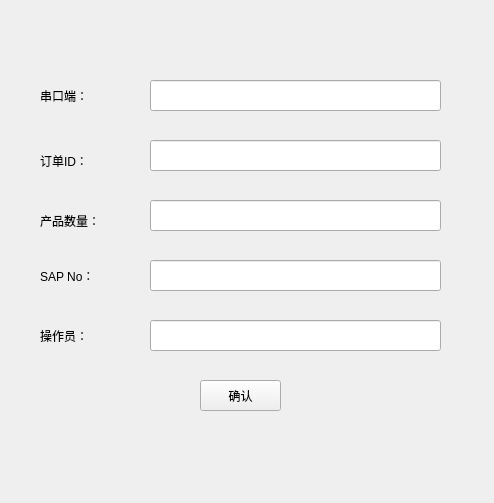
<?xml version="1.0" encoding="UTF-8"?>
<ui version="4.0">
 <class>Prodinfo</class>
 <widget class="QWidget" name="Prodinfo">
  <property name="geometry">
   <rect>
    <x>0</x>
    <y>0</y>
    <width>494</width>
    <height>503</height>
   </rect>
  </property>
  <property name="windowTitle">
   <string>Form</string>
  </property>
  <widget class="QLabel" name="label">
   <property name="geometry">
    <rect>
     <x>40</x>
     <y>140</y>
     <width>91</width>
     <height>41</height>
    </rect>
   </property>
   <property name="text">
    <string>订单ID：</string>
   </property>
  </widget>
  <widget class="QLabel" name="label_2">
   <property name="geometry">
    <rect>
     <x>40</x>
     <y>200</y>
     <width>91</width>
     <height>41</height>
    </rect>
   </property>
   <property name="text">
    <string>产品数量：</string>
   </property>
  </widget>
  <widget class="QLineEdit" name="ProductName">
   <property name="enabled">
    <bool>true</bool>
   </property>
   <property name="geometry">
    <rect>
     <x>150</x>
     <y>140</y>
     <width>291</width>
     <height>31</height>
    </rect>
   </property>
   <property name="readOnly">
    <bool>false</bool>
   </property>
  </widget>
  <widget class="QLineEdit" name="OPSsteps">
   <property name="enabled">
    <bool>true</bool>
   </property>
   <property name="geometry">
    <rect>
     <x>150</x>
     <y>200</y>
     <width>291</width>
     <height>31</height>
    </rect>
   </property>
   <property name="readOnly">
    <bool>false</bool>
   </property>
  </widget>
  <widget class="QPushButton" name="confirmBtn">
   <property name="geometry">
    <rect>
     <x>200</x>
     <y>380</y>
     <width>81</width>
     <height>31</height>
    </rect>
   </property>
   <property name="text">
    <string>确认</string>
   </property>
  </widget>
  <widget class="QLabel" name="label_3">
   <property name="geometry">
    <rect>
     <x>40</x>
     <y>260</y>
     <width>81</width>
     <height>31</height>
    </rect>
   </property>
   <property name="text">
    <string>SAP No：</string>
   </property>
  </widget>
  <widget class="QLabel" name="label_4">
   <property name="geometry">
    <rect>
     <x>40</x>
     <y>320</y>
     <width>101</width>
     <height>31</height>
    </rect>
   </property>
   <property name="text">
    <string>操作员：</string>
   </property>
  </widget>
  <widget class="QLineEdit" name="Operator">
   <property name="geometry">
    <rect>
     <x>150</x>
     <y>320</y>
     <width>291</width>
     <height>31</height>
    </rect>
   </property>
  </widget>
  <widget class="QLineEdit" name="SAP">
   <property name="geometry">
    <rect>
     <x>150</x>
     <y>260</y>
     <width>291</width>
     <height>31</height>
    </rect>
   </property>
  </widget>
  <widget class="QLabel" name="label_5">
   <property name="geometry">
    <rect>
     <x>40</x>
     <y>90</y>
     <width>54</width>
     <height>12</height>
    </rect>
   </property>
   <property name="text">
    <string>串口端：</string>
   </property>
  </widget>
  <widget class="QLineEdit" name="com_num">
   <property name="geometry">
    <rect>
     <x>150</x>
     <y>80</y>
     <width>291</width>
     <height>31</height>
    </rect>
   </property>
  </widget>
 </widget>
 <resources/>
 <connections/>
</ui>
